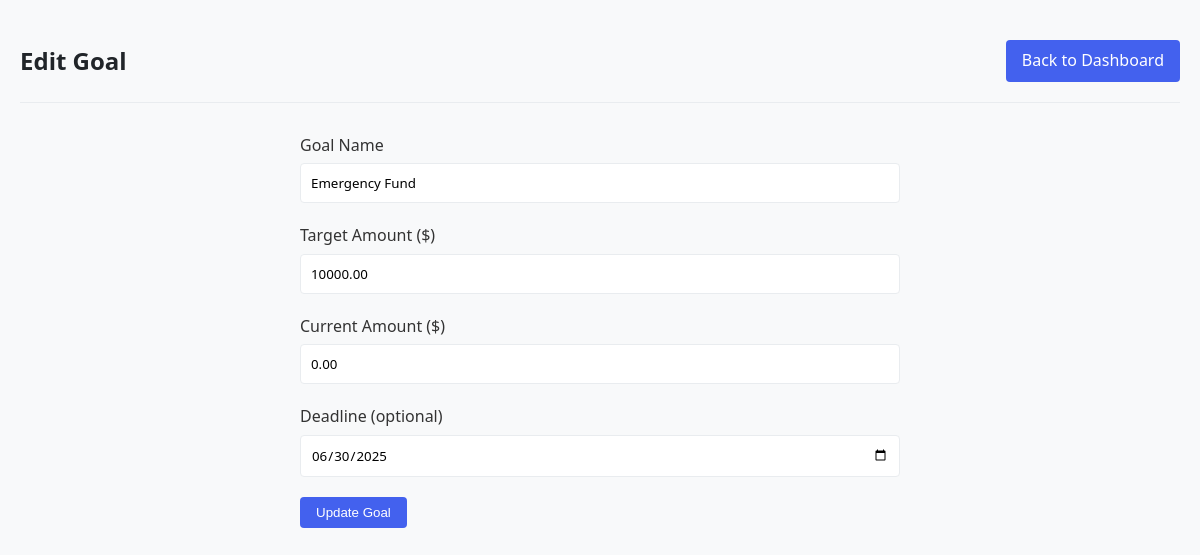
The app's page /edit-goal.php?id=2 (signed in) with its own data.
### tables this page shows
CREATE TABLE savings_goals (
    id INT AUTO_INCREMENT PRIMARY KEY,
    user_id INT NOT NULL,
    target_amount DECIMAL(10,2) NOT NULL,
    current_amount DECIMAL(10,2) DEFAULT 0,
    goal_name VARCHAR(100) NOT NULL,
    deadline DATE,
    FOREIGN KEY (user_id) REFERENCES users(id)
);

### edit-goal.php (the view, shortened to what this page needs)
<?php
require_once 'includes/db.php';
$goal_id = (int)$_GET['id'];
$user_id = $_SESSION['user_id'];
$stmt = $pdo->prepare("SELECT * FROM savings_goals WHERE id = ? AND user_id = ?");
$stmt->execute([$goal_id, $user_id]);
$goal = $stmt->fetch();
?>
<!DOCTYPE html>
<html lang="en">
<head>
    <link rel="stylesheet" href="assets/css/style.css">
</head>
<body>
    <div class="container">
        <header class="main-header">
            <h1>Edit Goal</h1>
            <nav>
                <a href="dashboard.php" class="btn">Back to Dashboard</a>
            </nav>
        </header>
        <form method="POST" class="goal-form">
            <div class="form-group">
                <label for="goal_name">Goal Name</label>
                <input type="text" id="goal_name" name="goal_name"
                       value="<?= htmlspecialchars($goal['goal_name']) ?>" required>
            </div>
            <div class="form-group">
                <label for="target_amount">Target Amount ($)</label>
                <input type="number" id="target_amount" name="target_amount"
                       step="0.01" min="0.01"
                       value="<?= $goal['target_amount'] ?>" required>
            </div>
            <div class="form-group">
                <label for="current_amount">Current Amount ($)</label>
                <input type="number" id="current_amount" name="current_amount"
                       step="0.01" min="0"
                       value="<?= $goal['current_amount'] ?>" required>
            </div>
            <div class="form-group">
                <label for="deadline">Deadline (optional)</label>
                <input type="date" id="deadline" name="deadline"
                       value="<?= $goal['deadline'] ?>">
            </div>
            <button type="submit" class="btn btn-primary">Update Goal</button>
        </form>
    </div>
</body>
</html>

### assets/css/style.css (style rules this page uses)
:root { --primary: #4361ee; --primary-dark: #3a56d4; --secondary: #3f37c9; --success: #4cc9f0; --danger: #f72585; --warning: #f8961e; --light: #f8f9fa; --dark: #212529; --gray: #6c757d; --light-gray: #e9ecef; }
* { margin: 0; padding: 0; box-sizing: border-box; }
body { font-family: 'Segoe UI', Tahoma, Geneva, Verdana, sans-serif; line-height: 1.6; color: #333; background-color: #f8f9fa; }
a { text-decoration: none; color: var(--primary); }
.container { max-width: 1200px; margin: 0 auto; padding: 20px; }
.main-header { display: flex; justify-content: space-between; align-items: center; padding: 20px 0; margin-bottom: 30px; border-bottom: 1px solid var(--light-gray); }
.main-header h1 { font-size: 24px; color: var(--dark); }
.btn { display: inline-block; padding: 8px 16px; border-radius: 4px; font-weight: 500; text-decoration: none; transition: all 0.3s; border: none; cursor: pointer; background-color: var(--primary); color: white; }
.form-group { margin-bottom: 20px; }
.form-group label { display: block; margin-bottom: 5px; font-weight: 500; }
.form-group input, .form-group select, .form-group textarea { width: 100%; padding: 10px; border: 1px solid var(--light-gray); border-radius: 4px; font-family: inherit; }
.expense-form, .goal-form { max-width: 600px; margin: 0 auto; }

### records on screen
savings_goals: goal_name "Emergency Fund", target_amount "10000.00", current_amount "0.00", deadline "06/30/2025"
